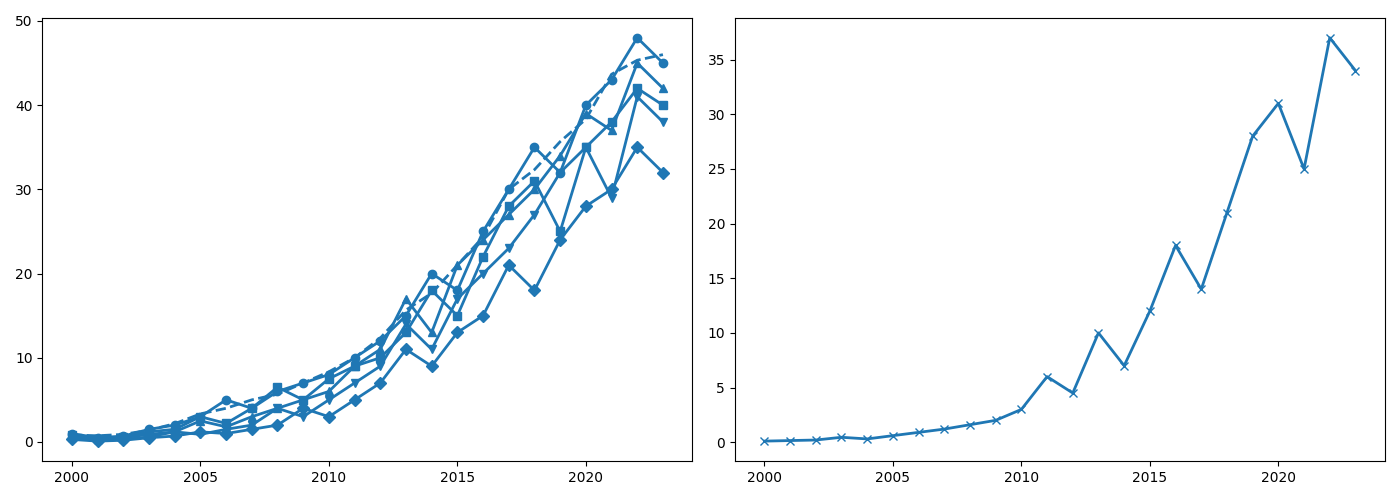

Write the Python code that produced this figure.
import matplotlib.pyplot as plt
import numpy as np
from scipy.ndimage import uniform_filter1d

years = np.arange(2000, 2024)
north_america_speeds = [1, 0.5, 0.7, 1.5, 2, 3, 5, 4, 6, 7, 8, 10, 12, 15, 20, 18, 25, 30, 35, 32, 40, 43, 48, 45]
europe_speeds = [0.8, 0.4, 0.6, 1.2, 1.5, 3, 2.2, 4, 6.5, 5, 7.5, 9, 10, 13, 18, 15, 22, 28, 31, 25, 35, 38, 42, 40]
asia_speeds = [0.6, 0.3, 0.5, 0.9, 1.2, 2.5, 1.8, 3, 4, 5, 6, 9, 11, 17, 13, 21, 24, 27, 30, 34, 39, 37, 45, 42]
africa_speeds = [0.3, 0.1, 0.2, 0.5, 0.7, 1.2, 1, 1.5, 2, 4, 3, 5, 7, 11, 9, 13, 15, 21, 18, 24, 28, 30, 35, 32]
south_america_speeds = [0.4, 0.2, 0.3, 0.6, 1.2, 0.9, 1.5, 2, 4, 3, 5, 7, 9, 14, 11, 17, 20, 23, 27, 32, 35, 29, 41, 38]
mobile_speeds = [0.1, 0.15, 0.2, 0.45, 0.3, 0.6, 0.9, 1.2, 1.6, 2, 3, 6, 4.5, 10, 7, 12, 18, 14, 21, 28, 31, 25, 37, 34]

fig, axs = plt.subplots(nrows=1, ncols=2, figsize=(14, 5))

single_color = '#1f77b4'

axs[0].plot(years, north_america_speeds, marker='o', color=single_color, linewidth=2)
axs[0].plot(years, europe_speeds, marker='s', color=single_color, linewidth=2)
axs[0].plot(years, asia_speeds, marker='^', color=single_color, linewidth=2)
axs[0].plot(years, africa_speeds, marker='D', color=single_color, linewidth=2)
axs[0].plot(years, south_america_speeds, marker='v', color=single_color, linewidth=2)

na_moving_avg = uniform_filter1d(north_america_speeds, size=3)
axs[0].plot(years, na_moving_avg, linestyle='--', color=single_color, linewidth=2)

axs[1].plot(years, mobile_speeds, marker='x', color=single_color, linewidth=2)

plt.tight_layout()
plt.show()
